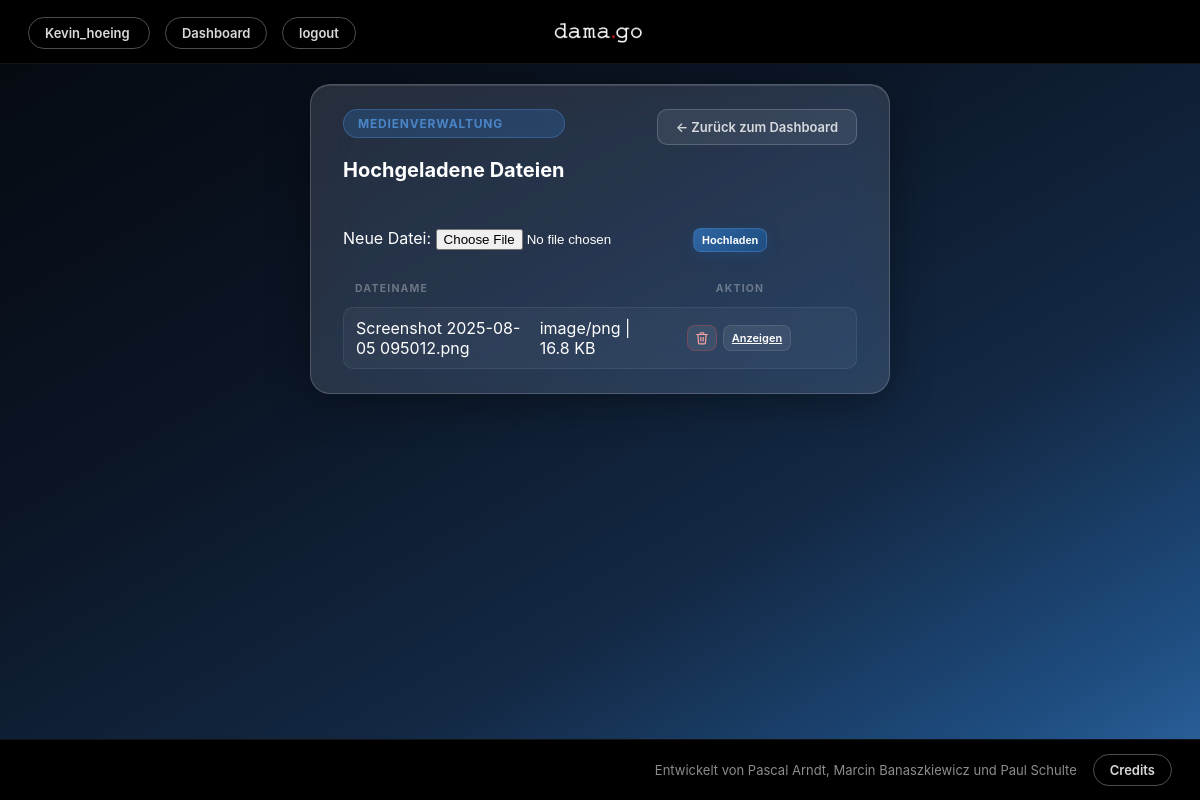
The page /PHP/manage_media.php (signed in) on the database its author committed.
### tables this page shows
CREATE TABLE `media_files` (
  `id` int(10) unsigned NOT NULL AUTO_INCREMENT,
  `file_name` varchar(255) NOT NULL,
  `original_name` varchar(255) NOT NULL,
  `mime_type` varchar(100) NOT NULL,
  `file_size` int(10) unsigned NOT NULL,
  `question_pool_id` int(10) unsigned DEFAULT NULL,
  `created_by` int(10) unsigned DEFAULT NULL,
  `created_at` datetime NOT NULL DEFAULT current_timestamp(),
  `deleted_at` datetime DEFAULT NULL,
  `deleted_by` int(10) unsigned DEFAULT NULL,
  PRIMARY KEY (`id`),
  UNIQUE KEY `uq_media_files_file_name` (`file_name`),
  KEY `idx_media_files_created_by` (`created_by`),
  KEY `idx_media_files_deleted_by` (`deleted_by`),
  KEY `idx_media_files_question_pool` (`question_pool_id`),
  CONSTRAINT `fk_media_files_created_by` FOREIGN KEY (`created_by`) REFERENCES `users` (`id`) ON DELETE SET NULL ON UPDATE CASCADE,
  CONSTRAINT `fk_media_files_deleted_by` FOREIGN KEY (`deleted_by`) REFERENCES `users` (`id`) ON DELETE SET NULL ON UPDATE CASCADE,
  CONSTRAINT `fk_media_files_question_pool` FOREIGN KEY (`question_pool_id`) REFERENCES `question_pools` (`id`) ON DELETE SET NULL ON UPDATE CASCADE
);

### PHP/manage_media.php (the view, shortened to what this page needs)
<?php
require_once 'db.php';
function e($value)
{
    return htmlspecialchars((string) $value, ENT_QUOTES, 'UTF-8');
}
$uploadUrl = '../Uploads/Questions/';
$stmt = $pdo->query("SELECT * FROM media_files WHERE deleted_at IS NULL ORDER BY created_at DESC");
$images = $stmt->fetchAll();
?>
<!DOCTYPE html>
<html lang="de">
<head>
<link rel="stylesheet" href="../CSS/style.css">
</head>
<body class="manage-questions-page">
<?php include_once 'topbar.php'; ?>
<main class="play-layout">
<section class="quiz-main mq-panel">
<div class="mq-topbar">
    <div class="mq-topbar-info">
        <span class="eyebrow">Medienverwaltung</span>
        <h2>Hochgeladene Dateien</h2>
    </div>
    <div class="mq-topbar-actions">
        <a href="dashboard.php" class="back-button">← Zurück zum Dashboard</a>
    </div>
</div>
<div class="mq-toolbar">
    <form action="manage_media.php" method="POST" enctype="multipart/form-data">
        <label>Neue Datei:</label>
        <input type="file" name="image" accept=".jpg,.jpeg,.png,.webp" required>
        <button type="submit" class="btn-icon btn-add">Hochladen</button>
    </form>
</div>
<div class="question-list-header">
    <span class="col-frage">Dateiname</span>
    <span class="col-qaktion">Aktion</span>
</div>
<div class="question-list">
<?php if(empty($images)): ?>
    <div class="empty-list-hint">Keine Dateien vorhanden.</div>
<?php else: ?>
    <?php foreach($images as $img): ?>
        <div class="question-row">
            <div class="col-frage">
                <div><?php echo e($img['original_name']); ?></div>
                <div><?php echo e($img['mime_type']); ?> | <?php echo e(round($img['file_size']/1024,1)); ?> KB</div>
            </div>
            <div class="col-qaktion">
                <form method="POST" action="manage_media.php" class="inline-form">
                    <button type="submit" class="btn-icon btn-delete" title="Datei löschen">
                    </button>
                </form>
                <a href="<?php echo e($uploadUrl . $img['file_name']); ?>" target="_blank" class="btn-icon btn-view">Anzeigen</a>
            </div>
        </div>
    <?php endforeach; ?>
<?php endif; ?>
</div>
</section>
</main>
<?php include_once 'footbar.php'; ?>
</body>
</html>

### rows shown on the page
media_files: original_name "Screenshot 2025-08-05 095012.png", mime_type "image/png", $img['file_size']/1024 "16.8"

### other values the page prints
$username "Kevin_hoeing"
